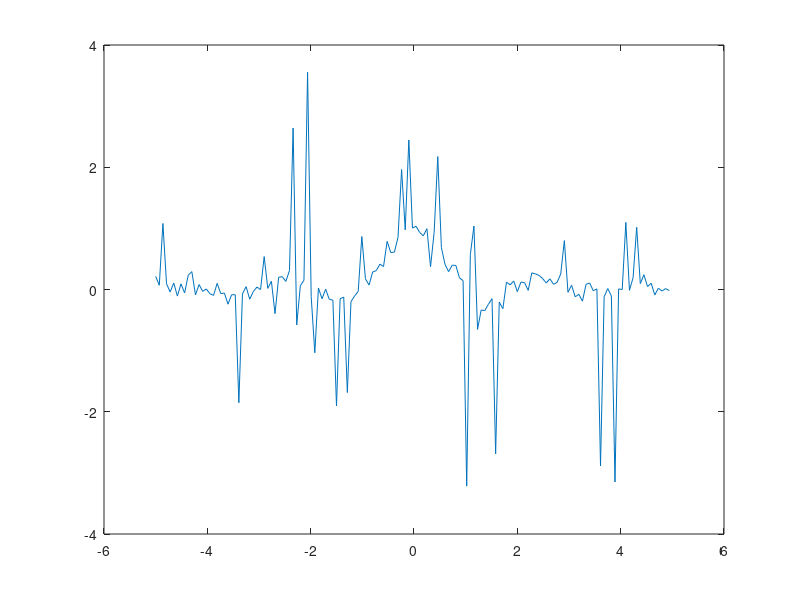

Write MATLAB code to recreate this figure.
clear
clc
x = (-5:.07:5)';
epsilon = 0.15;
sel = rand(length(x),1)>epsilon;
y = sinc(x)+sel.*normrnd(0,.1,length(x),1)+(1-sel).*normrnd(0,2,length(x),1);
sel'
plot(x,y)